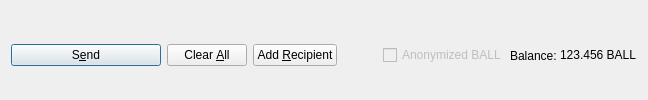
         <widget class="QFrame" name="frame_Send">
          <layout class="QHBoxLayout" name="horizontalLayout">
           <property name="bottomMargin">
            <number>0</number>
           </property>
           <item>
            <widget class="QPushButton" name="sendButton">
             <property name="minimumSize">
              <size>
               <width>150</width>
               <height>0</height>
              </size>
             </property>
             <property name="toolTip">
              <string>Confirm the send action</string>
             </property>
             <property name="text">
              <string>S&amp;end</string>
             </property>
             <property name="icon">
              <iconset resource="../ballcoin.qrc">
               <normaloff>:/icons/send</normaloff>:/icons/send</iconset>
             </property>
             <property name="autoDefault">
              <bool>false</bool>
             </property>
             <property name="default">
              <bool>true</bool>
             </property>
            </widget>
           </item>
           <item>
            <widget class="QPushButton" name="clearButton">
             <property name="sizePolicy">
              <sizepolicy hsizetype="Minimum" vsizetype="Fixed">
               <horstretch>0</horstretch>
               <verstretch>0</verstretch>
              </sizepolicy>
             </property>
             <property name="toolTip">
              <string>Clear all fields of the form.</string>
             </property>
             <property name="text">
              <string>Clear &amp;All</string>
             </property>
             <property name="icon">
              <iconset resource="../ballcoin.qrc">
               <normaloff>:/icons/remove</normaloff>:/icons/remove</iconset>
             </property>
             <property name="autoDefault">
              <bool>false</bool>
             </property>
            </widget>
           </item>
           <item>
            <widget class="QPushButton" name="addButton">
             <property name="toolTip">
              <string>Send to multiple recipients at once</string>
             </property>
             <property name="text">
              <string>Add &amp;Recipient</string>
             </property>
             <property name="icon">
              <iconset resource="../ballcoin.qrc">
               <normaloff>:/icons/add</normaloff>:/icons/add</iconset>
             </property>
             <property name="autoDefault">
              <bool>false</bool>
             </property>
            </widget>
           </item>
           <item>
            <spacer name="horizontalSpacer">
             <property name="orientation">
              <enum>Qt::Horizontal</enum>
             </property>
             <property name="sizeHint" stdset="0">
              <size>
               <width>40</width>
               <height>20</height>
              </size>
             </property>
            </spacer>
           </item>
           <item>
            <layout class="QHBoxLayout" name="horizontalLayout_2">
             <property name="spacing">
              <number>3</number>
             </property>
             <item>
              <widget class="QCheckBox" name="checkzBALL">
               <property name="enabled">
                <bool>false</bool>
               </property>
               <property name="text">
                <string>Anonymized BALL</string>
               </property>
              </widget>
             </item>
             <item>
              <widget class="QLabel" name="label">
               <property name="text">
                <string>Balance:</string>
               </property>
              </widget>
             </item>
             <item>
              <widget class="QLabel" name="labelBalance">
               <property name="sizePolicy">
                <sizepolicy hsizetype="Preferred" vsizetype="Fixed">
                 <horstretch>0</horstretch>
                 <verstretch>0</verstretch>
                </sizepolicy>
               </property>
               <property name="cursor">
                <cursorShape>IBeamCursor</cursorShape>
               </property>
               <property name="text">
                <string notr="true">123.456 BALL</string>
               </property>
               <property name="textInteractionFlags">
                <set>Qt::LinksAccessibleByMouse|Qt::TextSelectableByKeyboard|Qt::TextSelectableByMouse</set>
               </property>
              </widget>
             </item>
            </layout>
           </item>
          </layout>
         </widget>
